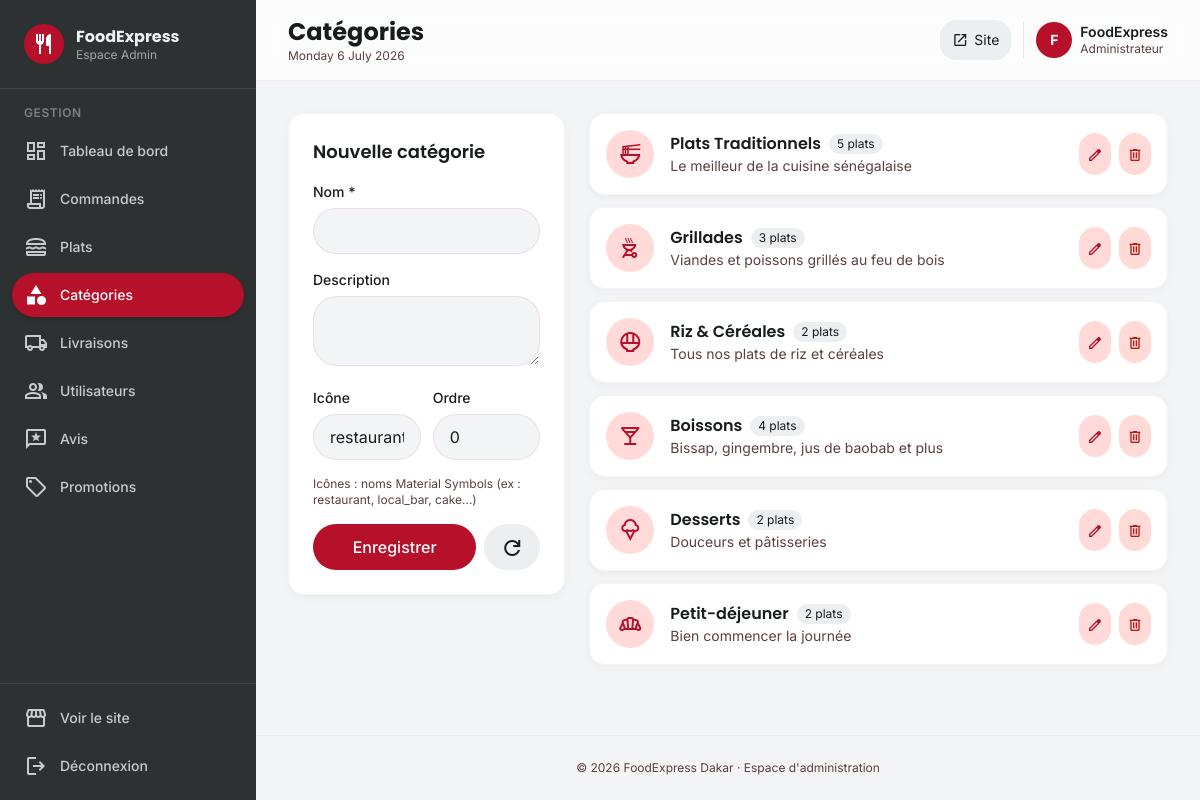
Screenshot of /admin/categories.php (signed in) with the database file from the repository.
### tables this page shows
CREATE TABLE IF NOT EXISTS categories (
    id INT AUTO_INCREMENT PRIMARY KEY,
    nom VARCHAR(100) NOT NULL,
    slug VARCHAR(120) NOT NULL UNIQUE,
    description TEXT,
    icone VARCHAR(80) DEFAULT 'restaurant',
    image VARCHAR(255) DEFAULT NULL,
    ordre INT DEFAULT 0,
    actif TINYINT(1) DEFAULT 1,
    created_at DATETIME DEFAULT CURRENT_TIMESTAMP
);

### includes/functions.php (called while the page is built, shortened)
<?php
function e($value) {
    return htmlspecialchars((string)$value, ENT_QUOTES | ENT_HTML5, 'UTF-8');
}

### admin/categories.php (the view, shortened to what this page needs)
<?php
require_once __DIR__ . '/../config/database.php';
$categories = $pdo->query("
    SELECT c.*, COUNT(p.id) AS nb_plats
    FROM categories c
    LEFT JOIN plats p ON p.categorie_id = c.id
    GROUP BY c.id
    ORDER BY c.ordre, c.nom
")->fetchAll();
include __DIR__ . '/../includes/admin-sidebar.php';
?>
<div class="grid grid-cols-1 lg:grid-cols-3 gap-6">
    <div class="lg:col-span-1">
        <div class="bg-white rounded-2xl p-6 shadow-soft border border-outline-variant/20 sticky top-24">
            <h3 class="font-display font-semibold text-lg mb-4" id="formTitle">Nouvelle catégorie</h3>
            <form method="post" class="space-y-4">
                <div>
                    <label class="block text-sm font-medium mb-1.5">Nom *</label>
                    <input type="text" name="nom" id="catNom" required
                           class="w-full px-4 py-2.5 bg-surface-container-low border border-outline-variant/40 rounded-xl focus:border-primary focus:ring-2 focus:ring-primary/20">
                </div>
                <div>
                    <label class="block text-sm font-medium mb-1.5">Description</label>
                    <textarea name="description" id="catDesc" rows="2"
                              class="w-full px-4 py-2.5 bg-surface-container-low border border-outline-variant/40 rounded-xl focus:border-primary focus:ring-2 focus:ring-primary/20"></textarea>
                </div>
                <div class="grid grid-cols-2 gap-3">
                    <div>
                        <label class="block text-sm font-medium mb-1.5">Icône</label>
                        <input type="text" name="icone" id="catIcone" value="restaurant" placeholder="restaurant"
                               class="w-full px-4 py-2.5 bg-surface-container-low border border-outline-variant/40 rounded-xl focus:border-primary">
                    </div>
                    <div>
                        <label class="block text-sm font-medium mb-1.5">Ordre</label>
                        <input type="number" name="ordre" id="catOrdre" value="0"
                               class="w-full px-4 py-2.5 bg-surface-container-low border border-outline-variant/40 rounded-xl focus:border-primary">
                    </div>
                </div>
                <p class="text-xs text-on-surface-variant">Icônes : noms Material Symbols (ex : restaurant, local_bar, cake...)</p>
                <div class="flex gap-2">
                    <button type="submit" class="flex-1 py-2.5 bg-primary text-white font-medium rounded-xl hover:brightness-110 active:scale-95 transition-all">
                        Enregistrer
                    </button>
                    <button type="button" onclick="resetForm()" class="px-4 py-2.5 bg-surface-container rounded-xl hover:bg-surface-container-high transition-colors">
                        <span class="material-symbols-outlined">refresh</span>
                    </button>
                </div>
            </form>
        </div>
    </div>
    <div class="lg:col-span-2 space-y-3">
        <?php foreach ($categories as $c): ?>
            <div class="bg-white rounded-2xl p-4 shadow-soft border border-outline-variant/20 flex items-center gap-4">
                <div class="w-12 h-12 rounded-xl bg-primary-fixed flex items-center justify-center flex-shrink-0">
                    <span class="material-symbols-outlined text-primary"><?= e($c['icone']) ?></span>
                </div>
                <div class="flex-1 min-w-0">
                    <div class="flex items-center gap-2">
                        <h4 class="font-display font-semibold"><?= e($c['nom']) ?></h4>
                        <span class="text-xs px-2 py-0.5 bg-surface-container rounded-full"><?= $c['nb_plats'] ?> plat<?= $c['nb_plats'] > 1 ? 's' : '' ?></span>
                    </div>
                    <p class="text-sm text-on-surface-variant truncate"><?= e($c['description'] ?: 'Aucune description') ?></p>
                </div>
                <div class="flex items-center gap-2">
                    <button onclick='editCat(<?= json_encode($c, JSON_HEX_APOS | JSON_HEX_QUOT) ?>)'
                            class="p-2 bg-primary-fixed text-primary rounded-lg hover:bg-primary-fixed-dim transition-colors">
                        <span class="material-symbols-outlined text-base">edit</span>
                    </button>
                    <form method="post" onsubmit="return confirm('Supprimer cette catégorie ?');">
                        <button class="p-2 bg-error-container text-error rounded-lg hover:bg-error hover:text-white transition-colors">
                            <span class="material-symbols-outlined text-base">delete</span>
                        </button>
                    </form>
                </div>
            </div>
        <?php endforeach; ?>
    </div>
</div>
<?php include __DIR__ . '/../includes/admin-footer.php'; ?>

### includes/head.php (style rules this page uses)
* { font-family: 'Inter', sans-serif; }
h1, h2, h3, h4, h5, .font-display { font-family: 'Poppins', sans-serif; }
.material-symbols-outlined { font-variation-settings: 'FILL' 0, 'wght' 400, 'GRAD' 0, 'opsz' 24; vertical-align: middle; }
body { background: #f8f9fa; color: #191c1d; }

### rows the page displays
categories: nom "Plats Traditionnels", nb_plats "5", description "Le meilleur de la cuisine sénégalaise"
categories: nom "Grillades", nb_plats "3", description "Viandes et poissons grillés au feu de bois"
categories: nom "Riz & Céréales", nb_plats "2", description "Tous nos plats de riz et céréales"
categories: nom "Boissons", nb_plats "4", description "Bissap, gingembre, jus de baobab et plus"
categories: nom "Desserts", nb_plats "2", description "Douceurs et pâtisseries"
categories: nom "Petit-déjeuner", nb_plats "2", description "Bien commencer la journée"

### other values shown
$item['label'] "Tableau de bord"
$item['label'] "Commandes"
$item['label'] "Plats"
$item['label'] "Catégories"
$item['label'] "Livraisons"
$item['label'] "Utilisateurs"
$item['label'] "Avis"
$item['label'] "Promotions"
$pageTitle "Catégories"
substr($_SESSION['user_prenom'] ?? 'A', 0, 1) "F"
$_SESSION['user_prenom'] "FoodExpress"
